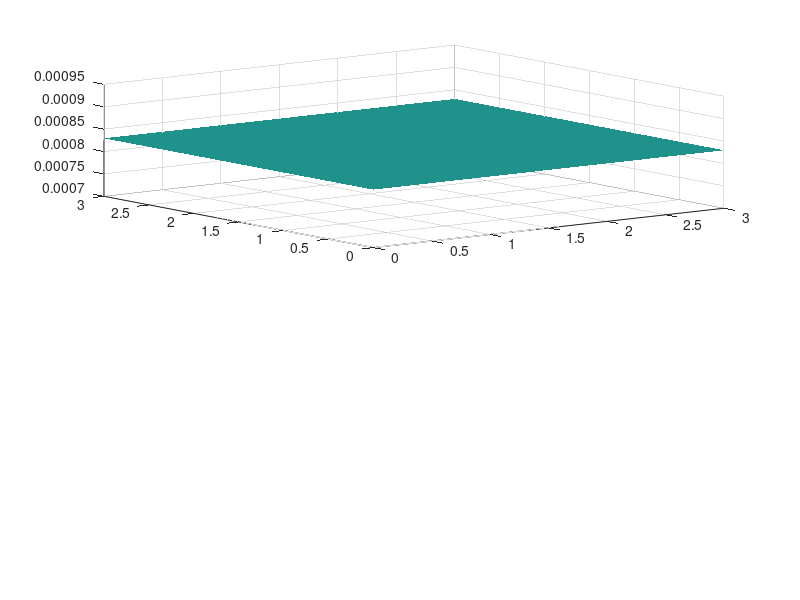

MATLAB code for this plot: (Note: this script raises an error after producing the figure.)
% EVA_2D runs a 2-d diffusion simulation for water in Ethylene Vinyl
% Acetate. Parameters can be set within the code script, or via the command
% window during runtime by adding a flag during function call (EVA_2D(1),
% for example).
%
% Outputs two pieces of data:
%   1.  the average water concentration across the sample area at the end of
%       simulation, in g/cm^3
%   2.  the mapped water concentration across the sample area at the end of
%       simulation, in g/cm^3. This is a 3d matrix. First z layer is water
%       content, second z layer is x coordinate, third z layer is y coordinate.
function [ending_avg_wc, wc_map, frame] = EVA_2D(varargin)

% Simulating the 2-D Diffusion equation by the Finite Difference
...Method 
% Numerical scheme used is a first order upwind in time and a second
...order central difference in space (Implicit and Explicit)

%% User-specified parameters
x_dim = 3;                      %sample x width in centimeters
y_dim = 3;                      %sample y width in centimeters
nx=50;                         %Number of steps in space(x)
ny=50;                         %Number of steps in space(y)
nt=100;                         %Number of time steps
initial_condition = [23, 60];   %initial temperature/humidity condition of sample. For starting concentrations, assuming at equilibrium
conditions = [  50, 0, 2*24;...
                85, 40, 6*24;...
                23, 40, 4*24;...
                85, 40, 8*24;...
                85, 50, 8*24;...
                85, 60, 8*24;...
                23, 20, 0.75;...
                ];       %all conditions sample is exposed to. format is [T_1, RH_1, Time_1 (hours); T_2, RH_2, Time_2 (hours)], etc.
% 
% conditions = [38, 60, 240;...
%               23, 60, 1];
%% User input parameters if flagged during function call, otherwise use values defined above
if ~isempty(varargin)
    conditions = [];        %reset to clear conditions defin ed within code
    fprintf('--- Simulation Parameters for 2-D Water Diffusivity in EVA ---\n');
    x_dim = input('X width (cm): ');
    y_dim = input('Y depth (cm): ');
    nx = input('# of X mesh points: ');
    ny = input('# of Y mesh points: ');
    nt = input('# of time points: ');
    initial_condition = input('Temperature of Initial Sample Condition (C): ');
    initial_condition(2) = input('Relative Humidity of Initial Sample Condition (%) ');
    another_condition = 'y';
    counter = 1;
    while ~strcmp(another_condition, 'N') && ~strcmp(another_condition, 'n')
        fprintf('\nStep %d:\n', counter);
        conditions(counter, 1) = input(sprintf('\tTemperature (C): '));
        conditions(counter, 2) = input(sprintf('\tRelative Humidity (%%): '));
        conditions(counter, 3) = input(sprintf('\tDuration (hrs): '));
        another_condition = input('Add Another Step (y/n): ', 's');
        counter = 2;
    end
end


%% Computed Parameters
total_time = sum(conditions(:,3))*3600;     %total simulation time, converted to seconds
condition_change_step = zeros(numel(conditions(:,3))+1, 1);
for i = 2:numel(conditions(:,3))
    condition_change_step(i) = (sum(conditions(1:i-1, 3))*3600)/total_time * nt;
end
condition_change_step(end) = inf;
dt=total_time/nt;               %Width of each time step
dx=x_dim/(nx-1);                %Width of space step(x)
dy=y_dim/(ny-1);                %Width of space step(y)
x=0:dx:x_dim;                   %Range of x(0,2) and specifying the grid points
y=0:dy:y_dim;                   %Range of y(0,2) and specifying the grid points
u=zeros(nx,ny);                 %Preallocating u
un=zeros(nx,ny);                %Preallocating un
% vis=0.1;                      %Diffusion coefficient/viscocity
diffusivity = 0.001353*exp(-0.191.*(1./(273.15+conditions(:,1)))/(8.617e-5));                          %ASU uptake fit 2018-11-27     
saturation_content = 3.612*exp(-2414.*(1./(273.15+conditions(:,1)))) .* conditions(:,2)/100;           %function generated by exponential fit of saturation data from ASU water loss in room conditions. (20180822). assuming Henrian, need to adjust eq to use vapor and water contents separately
zmax = max(saturation_content);

initial_content = 2.889*exp(-2264.*(1/(273.15+initial_condition(1)))) .* initial_condition(2)/100;                            %x=0 Dirichlet B.C 


% UnW=0;                           %x=0 Neumann B.C (du/dn=UnW)
% UnE=0;                           %x=L Neumann B.C (du/dn=UnE)
% UnS=0;                           %y=0 Neumann B.C (du/dn=UnS)
% UnN=0;                           %y=L Neumann B.C (du/dn=UnN)

%% Initial Conditions
for i=1:nx
    for j=1:ny
        if ((1<=y(j))&&(y(j)<=1)&&(1<=x(i))&&(x(i)<=1))
            u(i,j)= initial_content;
        else
            u(i,j)=initial_content;
        end
    end
end

current_condition = 1;
%% B.C vector
UW = saturation_content(1);
UE = saturation_content(1);
UN = saturation_content(1);
US = saturation_content(1);
vis = diffusivity(1);
bc=zeros(nx-2,ny-2);
bc(1,:)=UW/dx^2; bc(nx-2,:)=UE/dx^2;  %Dirichlet B.Cs
bc(:,1)=US/dy^2; bc(:,ny-2)=UN/dy^2;  %Dirichlet B.Cs
%bc(1,:)=-UnW/dx; bc(nx-2,:)=UnE/dx;  %Neumann B.Cs
%bc(:,1)=-UnS/dy; bc(:,nx-2)=UnN/dy;  %Neumann B.Cs
%B.Cs at the corners:
bc(1,1)=UW/dx^2+US/dy^2; bc(nx-2,1)=UE/dx^2+US/dy^2;
bc(1,ny-2)=UW/dx^2+UN/dy^2; bc(nx-2,ny-2)=UE/dx^2+UN/dy^2;
bc=vis*dt*bc;

%Calculating the coefficient matrix for the implicit scheme
Ex=sparse(2:nx-2,1:nx-3,1,nx-2,nx-2);
Ax=Ex+Ex'-2*speye(nx-2);        %Dirichlet B.Cs
%Ax(1,1)=-1; Ax(nx-2,nx-2)=-1;  %Neumann B.Cs
Ey=sparse(2:ny-2,1:ny-3,1,ny-2,ny-2);
Ay=Ey+Ey'-2*speye(ny-2);        %Dirichlet B.Cs
%Ay(1,1)=-1; Ay(ny-2,ny-2)=-1;  %Neumann B.Cs
A=kron(Ay/dy^2,speye(nx-2))+kron(speye(ny-2),Ax/dx^2);
D=speye((nx-2)*(ny-2))-vis*dt*A;

%% Initializing Graphs
    hfig = figure;
   
    watermap = subplot(2,1,1);
    h=surf(x,y,u','EdgeColor','none');       %plotting the field variable
    shading interp
    color_scale = cbrewer('div', 'RdBu', 256);
    colormap(color_scale)
    caxis([0 zmax]);
    hcbar = colorbar;
    title(hcbar, 'g/cm^3');
    axis ([0 x_dim 0 y_dim 0 zmax])
    xlabel('X (cm)');
    ylabel('Y (cm)');
    zlabel({'Water Content in', 'EVA (g/cm^3)'});
    
    metrics = subplot(2,1,2);
    
    subplot(metrics)
    time_pts = [0, conditions(1,3)];
    temp = [conditions(1,1),conditions(1,1)];
    relhum = [conditions(1,2),conditions(1,2)];
    for i = 1:numel(conditions(:,3))-1
        time_pts = [time_pts, sum(conditions(1:i, 3)), sum(conditions(1:i+1, 3))];
        temp = [temp, conditions(i+1,1), conditions(i+1, 1)];
        relhum = [relhum, conditions(i+1,2), conditions(i+1, 2)];
    end
    time_pts = [time_pts, total_time/3600];
    temp = [temp, conditions(end,1)];
    relhum = [relhum, conditions(end, 2)];
    
    yyaxis right;
    hold on;
    plot(time_pts, temp, 'r:');
    plot(time_pts, relhum, 'b:');
    xlim([0 total_time/3600]);
    ylabel('Conditions');
%     legend({'Temperature \circC', 'Relative Humidity (%)'});
    yyaxis left;
    xlabel('Time (hours)');
    ylabel({'Average Water Content', 'in EVA (g/cm^3)'});
    ylim([0 zmax]);
    hold on
    timepoints = [];
    average_water_content = [];
    
    prettyplot('twoplots');
    
    

%% Calculating water content for each time step
i=2:nx-1;
j=2:ny-1;
for it=0:nt
    if it >= condition_change_step(current_condition+1)
        current_condition = current_condition + 1;
        vis = diffusivity(current_condition);
        UW=saturation_content(current_condition);                            %x=0 Dirichlet B.C 
        UE=saturation_content(current_condition);                            %x=L Dirichlet B.C 
        US=saturation_content(current_condition);                            %y=0 Dirichlet B.C 
        UN=saturation_content(current_condition);                            %y=L Dirichlet B.C 
        bc=zeros(nx-2,ny-2);
        bc(1,:)=UW/dx^2; bc(nx-2,:)=UE/dx^2;  %Dirichlet B.Cs
        bc(:,1)=US/dy^2; bc(:,ny-2)=UN/dy^2;  %Dirichlet B.Cs
        %bc(1,:)=-UnW/dx; bc(nx-2,:)=UnE/dx;  %Neumann B.Cs
        %bc(:,1)=-UnS/dy; bc(:,nx-2)=UnN/dy;  %Neumann B.Cs
        %B.Cs at the corners:
        bc(1,1)=UW/dx^2+US/dy^2; bc(nx-2,1)=UE/dx^2+US/dy^2;
        bc(1,ny-2)=UW/dx^2+UN/dy^2; bc(nx-2,ny-2)=UE/dx^2+UN/dy^2;
        bc=vis*dt*bc;

        %Calculating the coefficient matrix for the implicit scheme 
        Ex=sparse(2:nx-2,1:nx-3,1,nx-2,nx-2);
        Ax=Ex+Ex'-2*speye(nx-2);        %Dirichlet B.Cs
        %Ax(1,1)=-1; Ax(nx-2,nx-2)=-1;  %Neumann B.Cs
        Ey=sparse(2:ny-2,1:ny-3,1,ny-2,ny-2);
        Ay=Ey+Ey'-2*speye(ny-2);        %Dirichlet B.Cs
        %Ay(1,1)=-1; Ay(ny-2,ny-2)=-1;  %Neumann B.Cs
        A=kron(Ay/dy^2,speye(nx-2))+kron(speye(ny-2),Ax/dx^2);
        D=speye((nx-2)*(ny-2))-vis*dt*A;
    end
    un=u;
    subplot(watermap);
    title({['T = ',num2str(conditions(current_condition,1)), '{\circ}C, RH = ', num2str(conditions(current_condition,2)), '%'];['time (\itt) = ',num2str(it*dt/3600), 'hrs']})
    h.ZData = u;
    
    subplot(metrics);
    average_water_content = [average_water_content, mean(u(:))];
    timepoints = [timepoints, it * dt / 3600];
    if(it == 0)
        wc = plot(timepoints, average_water_content*1000, 'k-');
        legend({ 'Water Concentration', 'Temperature', 'Relative Humidity'}, 'Location', 'southeast');
%         legend('boxoff');
    end

    drawnow; 
%     refreshdata(h);
    wc.XData = timepoints;
    wc.YData = average_water_content;
    %Uncomment as necessary
    %Implicit method:
    U=un;U(1,:)=[];U(end,:)=[];U(:,1)=[];U(:,end)=[];
    U=reshape(U+bc,[],1);
    U=D\U;
    U=reshape(U,nx-2,ny-2);
    u(2:nx-1,2:ny-1)=U;
    %Boundary conditions
    %Dirichlet:
    u(1,:)=UW;
    u(nx,:)=UE;
    u(:,1)=US;
    u(:,ny)=UN;
    %Neumann:
    %u(1,:)=u(2,:)-UnW*dx;
    %u(nx,:)=u(nx-1,:)+UnE*dx;
    %u(:,1)=u(:,2)-UnS*dy;c
    %u(:,ny)=u(:,ny-1)+UnN*dy;
    %}
    %Explicit method:
    %{
    u(i,j)=un(i,j)+(vis*dt*(un(i+1,j)-2*un(i,j)+un(i-1,j))/(dx*dx))+(vis*dt*(un(i,j+1)-2*un(i,j)+un(i,j-1))/(dy*dy));
    %Boundary conditions
    %Dirichlet:
    u(1,:)=UW;
    u(nx,:)=UE;
    u(:,1)=US;
    u(:,ny)=UN;
    %Neumann:
    %u(1,:)=u(2,:)-UnW*dx;
    %u(nx,:)=u(nx-1,:)+UnE*dx;
    %u(:,1)=u(:,2)-UnS*dy;
    %u(:,ny)=u(:,ny-1)+UnN*dy;
    %}
%     pause(0.02)
%     frame(it+1) = getframe(hfig);
end

% if isempty(frame)
%     frame = 0;
% end

ending_avg_wc = average_water_content(end);
wc_map = u;
for xidx = 1:nx
    wc_map(xidx,:, 2) = (xidx/nx)*x_dim;
end

for yidx = 1:ny
    wc_map(:, yidx, 3) = (yidx/nx)*y_dim;
end
end